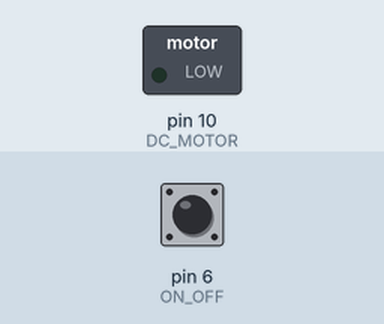
This sketch was run on a simulated Arduino Uno, built with avr-gcc and run on an emulated ATmega328P. On the bench: switched loads named in the sketch (green lamp = pin HIGH). Inputs (shaded band) come from the test bench; at power-on: pin 6 (ON_OFF) HIGH.

Above: at 1.2 s.
1.3 s: pin 6 (ON_OFF) pulled LOW for 0.15 s
At 1.37 s:
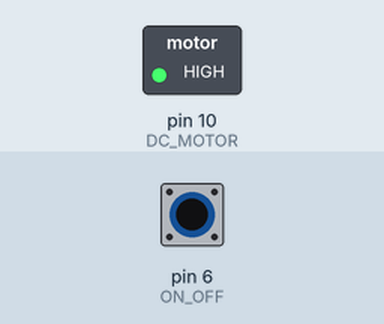
2.9 s: pin 6 (ON_OFF) pulled LOW for 3.2 s
At 6.7 s:
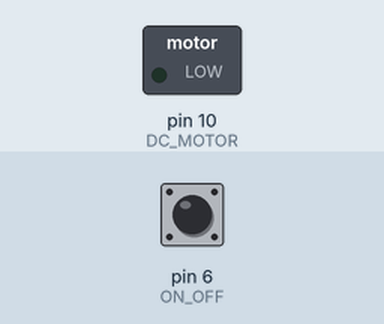
Timing chart, 0 to 8.2 s (numbered marks = the images above; inputs shaded):
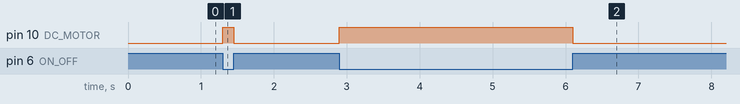

The sketch:

lab8_tarefa2.ino
```cpp
#define DC_MOTOR 10
#define ON_OFF 6

void setup(){
  pinMode (DC_MOTOR, OUTPUT);
  pinMode(ON_OFF, INPUT_PULLUP);
}

void loop(){
  if(digitalRead(ON_OFF) == LOW){
    analogWrite(DC_MOTOR, 255);//5v no motor
  }
  else{
    analogWrite(DC_MOTOR, 0);
  }
}
```

Measured:
- after the input at 1.3 s, pin 10 (DC_MOTOR): LOW → HIGH at once, → LOW 0.15 s later
- after the input at 2.9 s, pin 10 (DC_MOTOR): LOW → HIGH at once, → LOW 3.2 s later
